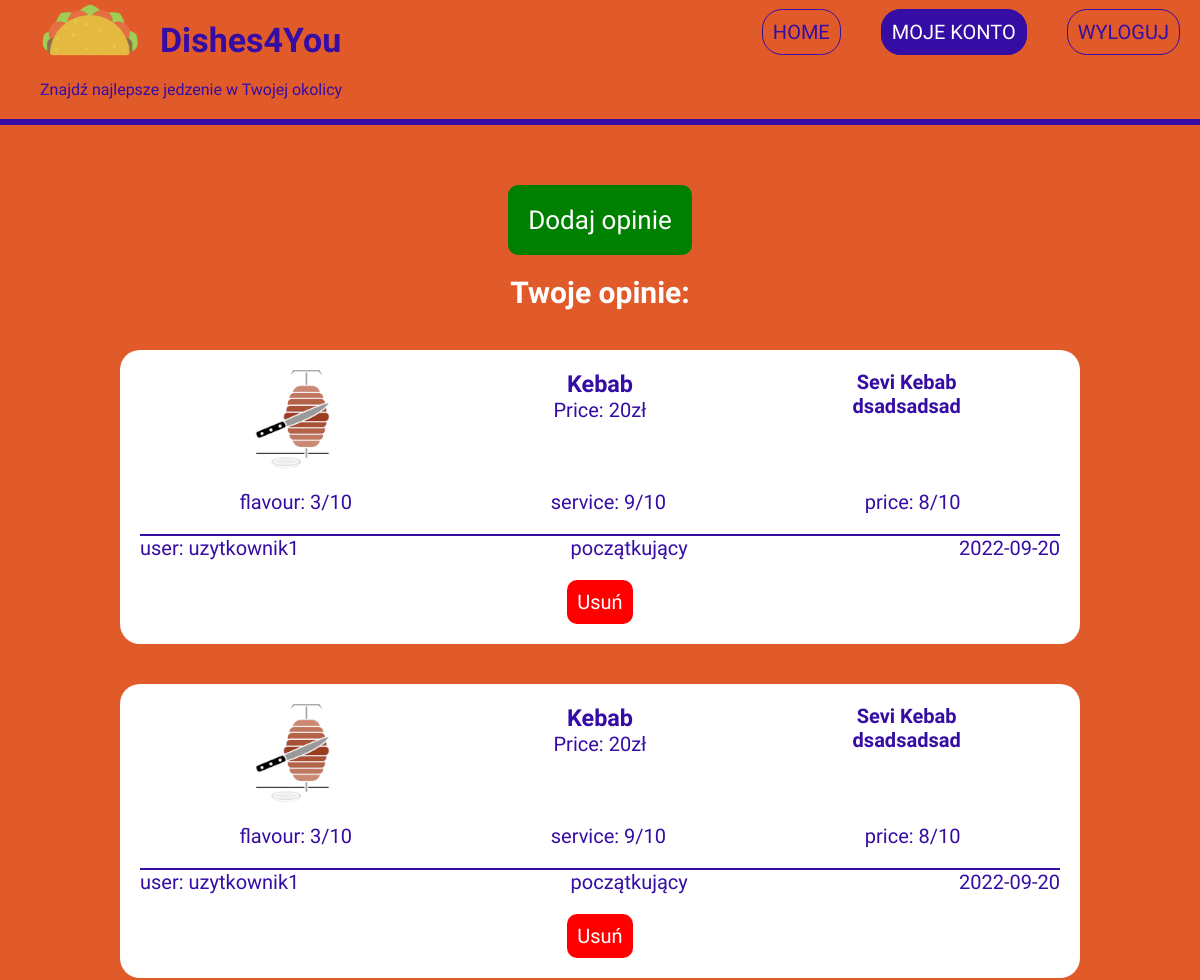
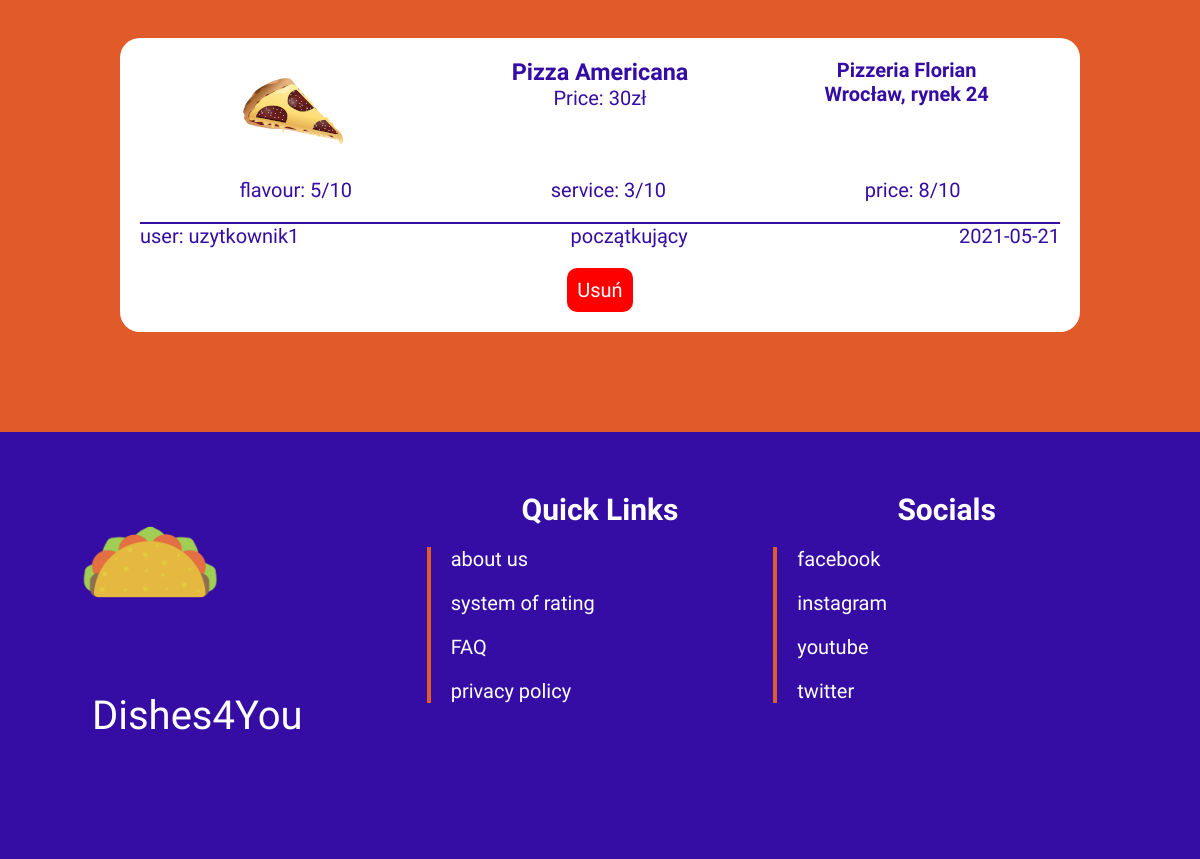
Screenshot of /signin/myaccount.php (signed in) with the database file from the repository (2 pictures, top to bottom).
### tables this page shows
CREATE TABLE `opinions` (
  `opinionId` int(11) NOT NULL,
  `dishName` text NOT NULL,
  `dishCategory` text NOT NULL,
  `price` float NOT NULL,
  `userId` int(11) NOT NULL,
  `restaurantName` text NOT NULL,
  `restaurantAdress` text NOT NULL,
  `date` timestamp NOT NULL DEFAULT current_timestamp()
);

CREATE TABLE `rating` (
  `ratingId` int(11) NOT NULL,
  `flavour` int(11) NOT NULL,
  `service` int(11) NOT NULL,
  `price` int(11) NOT NULL
);

CREATE TABLE `users` (
  `userId` int(11) NOT NULL,
  `username` text NOT NULL,
  `email` text NOT NULL,
  `password` text NOT NULL
);

### signin/userlist.php (the view, shortened to what this page needs)
<?php
require_once '../database-config/database.php';
$opinionsQuery = $db->query('SELECT * FROM opinions WHERE userId ='.$_SESSION['loggedId'].' ORDER BY date DESC');
if($opinionsQuery->rowCount()>0){
    $opinions = $opinionsQuery->fetchAll();
    foreach ($opinions as $opinion){
        $ratingQuery = $db->query('SELECT * FROM rating WHERE ratingId='.$opinion['opinionId']);
        $rating = $ratingQuery->fetchAll();
        $userQuery = $db->query('SELECT username FROM users WHERE userId='.$opinion['userId']);
        $user = $userQuery->fetchAll();
        $levelQuery = $db->query('SELECT COUNT(opinionId) FROM opinions WHERE userId='.$opinion['userId']);
        $level = $levelQuery->fetchAll();
        $levelStr = '';
        if($level[0][0]<5){
            $levelStr='początkujący';
        }elseif($level[0][0]<10){
            $levelStr='średniozaawansowany';
        }else{
            $levelStr='zaawansowany';
        }
        $textHTML='';
        $textHTML.='<section class="opinion">';
        $textHTML.= '<img src="'.$_SESSION['imgPath'].'../img/food_category/'.$opinion['dishCategory'].'.png" alt="'.$opinion['dishCategory'].'" class="opinion__img">';
        $textHTML.= '<div class="opinion__block">';
        $textHTML.= '<h3 class="opinion__name">'.$opinion['dishName'].'</h3>';
        $textHTML.= '<span class="opinion__price">Price: '.$opinion['price'].'zł</span>';
        $textHTML.= '</div>';
        $textHTML.= '<div class="opinion__block">';
        $textHTML.= '<h4 class="opinion__restaurant">'.$opinion['restaurantName'].'</h4>';
        $textHTML.= '<h4 class="opinion__restaurant">'.$opinion['restaurantAdress'].'</h4>';
        $textHTML.= '</div>';
        $textHTML.= '<div class="opinion-rating">';
        $textHTML.= '<span>flavour: '.$rating[0]['flavour'].'/10</span>';
        $textHTML.= '<span>service: '.$rating[0]['service'].'/10</span>';
        $textHTML.= '<span>price: '.$rating[0]['price'].'/10</span>';
        $textHTML.= '</div>';
        $textHTML.= '<div class="opinion__user">';
        $textHTML.= '<span>user: '.$user[0]['username'].'</span>';
        $textHTML.= ' <span>'.$levelStr.'</span>';
        $textHTML.= '<span>'.substr($opinion['date'], 0, 10).'</span>';
        $textHTML.= '</div>';
        $textHTML.= '<div class="opinion__buttons">';
        $textHTML.= '<form action="removeopinion.php" method="post">';
        $textHTML.= '<input style="display:none;" name="opinionId" type="number" value="'.$opinion['opinionId'].'" />';
        $textHTML.= '<input class="opinion__delete" type="submit" value="Usuń">';
        $textHTML.= '</form>';
        $textHTML.= '</div>';
        $textHTML.= '</section>';
        echo $textHTML;
    }
}else{
    echo '<section style="padding:25vh 0; color:white;">Nie masz jeszcze żadnych opinii.</section>';
}
?>

### css/myaccount.css (style rules this page uses)
* { box-sizing: border-box; margin: 0; padding: 0; font-family: "Courgette", cursive; }
html { font-size: 20px; }
.mainContent .opinion { display: grid; grid-template-columns: 1fr 1fr 1fr; text-align: center; color: rgb(53, 13, 164); padding: 1rem; border-radius: 1rem; margin: 2rem auto; width: 80%; background-color: #ffffff; }
.opinion__user { border-top: 2px solid rgb(53, 13, 164); grid-column-start: 1; grid-column-end: 4; display: flex; justify-content: space-between; }
.opinion__img { margin: auto; }
.opinion-rating { padding: 1rem 0rem; grid-column-start: 1; grid-column-end: 4; display: flex; justify-content: space-around; }
.opinion__buttons { margin-top: 1rem; grid-column-start: 1; grid-column-end: 4; display: flex; justify-content: space-around; }
.opinion__buttons .opinion__delete { cursor: pointer; background-color: red; color: #ffffff; font-size: 1rem; padding: 0.5rem; border-radius: 0.5rem; border: none; transition: all 0.2s; }

### rows the page displays
opinions: dishCategory (picture), dishName "Kebab", price "20", restaurantName "Sevi Kebab", restaurantAdress "dsadsadsad", rating.flavour "3", rating.service "9", rating.price "8", userId.username "uzytkownik1", levelStr "początkujący", date "2022-09-20"
opinions: dishCategory (picture), dishName "Kebab", price "20", restaurantName "Sevi Kebab", restaurantAdress "dsadsadsad", rating.flavour "3", rating.service "9", rating.price "8", userId.username "uzytkownik1", levelStr "początkujący", date "2022-09-20"
opinions: dishCategory (picture), dishName "Pizza Americana", price "30", restaurantName "Pizzeria Florian", restaurantAdress "Wrocław, rynek 24", rating.flavour "5", rating.service "3", rating.price "8", userId.username "uzytkownik1", levelStr "początkujący", date "2021-05-21"
